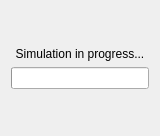
<?xml version="1.0" encoding="UTF-8"?>
<ui version="4.0">
 <class>simulation_progress</class>
 <widget class="QWidget" name="simulation_progress">
  <property name="geometry">
   <rect>
    <x>0</x>
    <y>0</y>
    <width>160</width>
    <height>136</height>
   </rect>
  </property>
  <layout class="QVBoxLayout" name="progress_layout">
   <item>
    <spacer name="vertical_spacer_top">
     <property name="orientation">
      <enum>Qt::Vertical</enum>
     </property>
     <property name="sizeHint" stdset="0">
      <size>
       <width>0</width>
       <height>1</height>
      </size>
     </property>
    </spacer>
   </item>
   <item>
    <widget class="QLabel" name="progress_label">
     <property name="text">
      <string>Simulation in progress...</string>
     </property>
     <property name="alignment">
      <set>Qt::AlignCenter</set>
     </property>
    </widget>
   </item>
   <item>
    <widget class="QProgressBar" name="progress_bar">
     <property name="format">
      <string>Completed %v of %m (%p%)</string>
     </property>
    </widget>
   </item>
   <item>
    <spacer name="vertical_spacer_bottom">
     <property name="orientation">
      <enum>Qt::Vertical</enum>
     </property>
     <property name="sizeHint" stdset="0">
      <size>
       <width>0</width>
       <height>1</height>
      </size>
     </property>
    </spacer>
   </item>
  </layout>
 </widget>
 <resources/>
 <connections/>
</ui>
